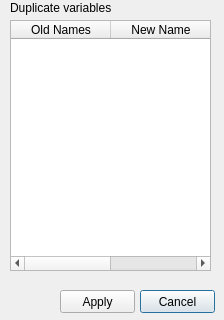
<?xml version="1.0" encoding="UTF-8"?>
<ui version="4.0">
 <class>DuplicateVariablleDialog</class>
 <widget class="QDialog" name="DuplicateVariablleDialog">
  <property name="geometry">
   <rect>
    <x>0</x>
    <y>0</y>
    <width>224</width>
    <height>320</height>
   </rect>
  </property>
  <property name="windowTitle">
   <string>Duplicate variables Editor</string>
  </property>
  <widget class="QTableWidget" name="tableWidget">
   <property name="geometry">
    <rect>
     <x>10</x>
     <y>20</y>
     <width>201</width>
     <height>251</height>
    </rect>
   </property>
   <column>
    <property name="text">
     <string>Old Names</string>
    </property>
   </column>
   <column>
    <property name="text">
     <string>New Name</string>
    </property>
   </column>
  </widget>
  <widget class="QLabel" name="label">
   <property name="geometry">
    <rect>
     <x>10</x>
     <y>0</y>
     <width>101</width>
     <height>16</height>
    </rect>
   </property>
   <property name="text">
    <string>Duplicate variables</string>
   </property>
  </widget>
  <widget class="QPushButton" name="pushButton">
   <property name="geometry">
    <rect>
     <x>140</x>
     <y>290</y>
     <width>75</width>
     <height>23</height>
    </rect>
   </property>
   <property name="text">
    <string>Cancel</string>
   </property>
  </widget>
  <widget class="QPushButton" name="pushButton_2">
   <property name="geometry">
    <rect>
     <x>60</x>
     <y>290</y>
     <width>75</width>
     <height>23</height>
    </rect>
   </property>
   <property name="text">
    <string>Apply</string>
   </property>
  </widget>
 </widget>
 <resources/>
 <connections/>
</ui>
